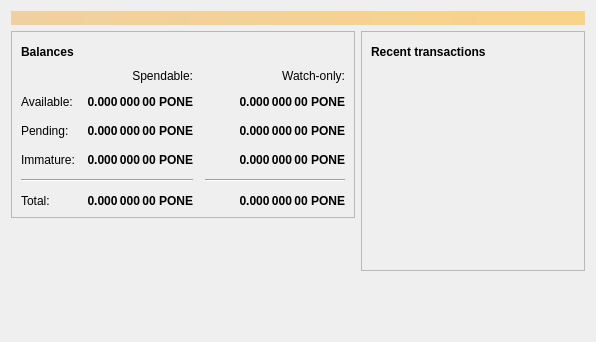
<?xml version="1.0" encoding="UTF-8"?>
<ui version="4.0">
 <class>OverviewPage</class>
 <widget class="QWidget" name="OverviewPage">
  <property name="geometry">
   <rect>
    <x>0</x>
    <y>0</y>
    <width>596</width>
    <height>342</height>
   </rect>
  </property>
  <property name="windowTitle">
   <string>Form</string>
  </property>
  <layout class="QVBoxLayout" name="topLayout">
   <item>
    <widget class="QLabel" name="labelAlerts">
     <property name="visible">
      <bool>false</bool>
     </property>
     <property name="styleSheet">
      <string notr="true">QLabel { background-color: qlineargradient(x1: 0, y1: 0, x2: 1, y2: 0, stop:0 #F0D0A0, stop:1 #F8D488); color:#000000; }</string>
     </property>
     <property name="wordWrap">
      <bool>true</bool>
     </property>
     <property name="margin">
      <number>3</number>
     </property>
     <property name="textInteractionFlags">
      <set>Qt::TextSelectableByMouse</set>
     </property>
    </widget>
   </item>
   <item>
    <layout class="QHBoxLayout" name="horizontalLayout" stretch="1,1">
     <item>
      <layout class="QVBoxLayout" name="verticalLayout_2">
       <item>
        <widget class="QFrame" name="frame">
         <property name="frameShape">
          <enum>QFrame::StyledPanel</enum>
         </property>
         <property name="frameShadow">
          <enum>QFrame::Raised</enum>
         </property>
         <layout class="QVBoxLayout" name="verticalLayout_4">
          <item>
           <layout class="QHBoxLayout" name="horizontalLayout_4">
            <item>
             <widget class="QLabel" name="label_5">
              <property name="font">
               <font>
                <weight>75</weight>
                <bold>true</bold>
               </font>
              </property>
              <property name="text">
               <string>Balances</string>
              </property>
             </widget>
            </item>
            <item>
             <widget class="QPushButton" name="labelWalletStatus">
              <property name="enabled">
               <bool>true</bool>
              </property>
              <property name="maximumSize">
               <size>
                <width>30</width>
                <height>16777215</height>
               </size>
              </property>
              <property name="toolTip">
               <string>The displayed information may be out of date. Your wallet automatically synchronizes with the PlayerOnecoin network after a connection is established, but this process has not completed yet.</string>
              </property>
              <property name="text">
               <string/>
              </property>
              <property name="icon">
               <iconset resource="../bitcoin.qrc">
                <normaloff>:/icons/warning</normaloff>
                <disabledoff>:/icons/warning</disabledoff>:/icons/warning</iconset>
              </property>
              <property name="iconSize">
               <size>
                <width>24</width>
                <height>24</height>
               </size>
              </property>
              <property name="flat">
               <bool>true</bool>
              </property>
             </widget>
            </item>
            <item>
             <spacer name="horizontalSpacer_3">
              <property name="orientation">
               <enum>Qt::Horizontal</enum>
              </property>
              <property name="sizeHint" stdset="0">
               <size>
                <width>40</width>
                <height>20</height>
               </size>
              </property>
             </spacer>
            </item>
           </layout>
          </item>
          <item>
           <layout class="QGridLayout" name="gridLayout">
            <property name="spacing">
             <number>12</number>
            </property>
            <item row="2" column="2">
             <widget class="QLabel" name="labelWatchPending">
              <property name="font">
               <font>
                <weight>75</weight>
                <bold>true</bold>
               </font>
              </property>
              <property name="cursor">
               <cursorShape>IBeamCursor</cursorShape>
              </property>
              <property name="toolTip">
               <string>Unconfirmed transactions to watch-only addresses</string>
              </property>
              <property name="text">
               <string notr="true">0.000 000 00 PONE</string>
              </property>
              <property name="alignment">
               <set>Qt::AlignRight|Qt::AlignTrailing|Qt::AlignVCenter</set>
              </property>
              <property name="textInteractionFlags">
               <set>Qt::LinksAccessibleByMouse|Qt::TextSelectableByKeyboard|Qt::TextSelectableByMouse</set>
              </property>
             </widget>
            </item>
            <item row="2" column="1">
             <widget class="QLabel" name="labelUnconfirmed">
              <property name="font">
               <font>
                <weight>75</weight>
                <bold>true</bold>
               </font>
              </property>
              <property name="cursor">
               <cursorShape>IBeamCursor</cursorShape>
              </property>
              <property name="toolTip">
               <string>Total of transactions that have yet to be confirmed, and do not yet count toward the spendable balance</string>
              </property>
              <property name="text">
               <string notr="true">0.000 000 00 PONE</string>
              </property>
              <property name="alignment">
               <set>Qt::AlignRight|Qt::AlignTrailing|Qt::AlignVCenter</set>
              </property>
              <property name="textInteractionFlags">
               <set>Qt::LinksAccessibleByMouse|Qt::TextSelectableByKeyboard|Qt::TextSelectableByMouse</set>
              </property>
             </widget>
            </item>
            <item row="3" column="2">
             <widget class="QLabel" name="labelWatchImmature">
              <property name="font">
               <font>
                <weight>75</weight>
                <bold>true</bold>
               </font>
              </property>
              <property name="cursor">
               <cursorShape>IBeamCursor</cursorShape>
              </property>
              <property name="toolTip">
               <string>Mined balance in watch-only addresses that has not yet matured</string>
              </property>
              <property name="text">
               <string notr="true">0.000 000 00 PONE</string>
              </property>
              <property name="alignment">
               <set>Qt::AlignRight|Qt::AlignTrailing|Qt::AlignVCenter</set>
              </property>
              <property name="textInteractionFlags">
               <set>Qt::LinksAccessibleByMouse|Qt::TextSelectableByKeyboard|Qt::TextSelectableByMouse</set>
              </property>
             </widget>
            </item>
            <item row="4" column="0" colspan="2">
             <widget class="Line" name="line">
              <property name="orientation">
               <enum>Qt::Horizontal</enum>
              </property>
             </widget>
            </item>
            <item row="4" column="2">
             <widget class="Line" name="lineWatchBalance">
              <property name="sizePolicy">
               <sizepolicy hsizetype="Preferred" vsizetype="Fixed">
                <horstretch>0</horstretch>
                <verstretch>0</verstretch>
               </sizepolicy>
              </property>
              <property name="minimumSize">
               <size>
                <width>140</width>
                <height>0</height>
               </size>
              </property>
              <property name="orientation">
               <enum>Qt::Horizontal</enum>
              </property>
             </widget>
            </item>
            <item row="5" column="0">
             <widget class="QLabel" name="labelTotalText">
              <property name="text">
               <string>Total:</string>
              </property>
             </widget>
            </item>
            <item row="3" column="1">
             <widget class="QLabel" name="labelImmature">
              <property name="font">
               <font>
                <weight>75</weight>
                <bold>true</bold>
               </font>
              </property>
              <property name="cursor">
               <cursorShape>IBeamCursor</cursorShape>
              </property>
              <property name="toolTip">
               <string>Mined balance that has not yet matured</string>
              </property>
              <property name="text">
               <string notr="true">0.000 000 00 PONE</string>
              </property>
              <property name="alignment">
               <set>Qt::AlignRight|Qt::AlignTrailing|Qt::AlignVCenter</set>
              </property>
              <property name="textInteractionFlags">
               <set>Qt::LinksAccessibleByMouse|Qt::TextSelectableByKeyboard|Qt::TextSelectableByMouse</set>
              </property>
             </widget>
            </item>
            <item row="2" column="3">
             <spacer name="horizontalSpacer_2">
              <property name="orientation">
               <enum>Qt::Horizontal</enum>
              </property>
              <property name="sizeHint" stdset="0">
               <size>
                <width>40</width>
                <height>20</height>
               </size>
              </property>
             </spacer>
            </item>
            <item row="3" column="0">
             <widget class="QLabel" name="labelImmatureText">
              <property name="text">
               <string>Immature:</string>
              </property>
             </widget>
            </item>
            <item row="5" column="1">
             <widget class="QLabel" name="labelTotal">
              <property name="font">
               <font>
                <weight>75</weight>
                <bold>true</bold>
               </font>
              </property>
              <property name="cursor">
               <cursorShape>IBeamCursor</cursorShape>
              </property>
              <property name="toolTip">
               <string>Your current total balance</string>
              </property>
              <property name="text">
               <string notr="true">0.000 000 00 PONE</string>
              </property>
              <property name="alignment">
               <set>Qt::AlignRight|Qt::AlignTrailing|Qt::AlignVCenter</set>
              </property>
              <property name="textInteractionFlags">
               <set>Qt::LinksAccessibleByMouse|Qt::TextSelectableByKeyboard|Qt::TextSelectableByMouse</set>
              </property>
             </widget>
            </item>
            <item row="5" column="2">
             <widget class="QLabel" name="labelWatchTotal">
              <property name="font">
               <font>
                <weight>75</weight>
                <bold>true</bold>
               </font>
              </property>
              <property name="cursor">
               <cursorShape>IBeamCursor</cursorShape>
              </property>
              <property name="toolTip">
               <string>Current total balance in watch-only addresses</string>
              </property>
              <property name="text">
               <string notr="true">0.000 000 00 PONE</string>
              </property>
              <property name="alignment">
               <set>Qt::AlignRight|Qt::AlignTrailing|Qt::AlignVCenter</set>
              </property>
              <property name="textInteractionFlags">
               <set>Qt::LinksAccessibleByMouse|Qt::TextSelectableByKeyboard|Qt::TextSelectableByMouse</set>
              </property>
             </widget>
            </item>
            <item row="0" column="2">
             <widget class="QLabel" name="labelWatchonly">
              <property name="text">
               <string>Watch-only:</string>
              </property>
              <property name="alignment">
               <set>Qt::AlignRight|Qt::AlignTrailing|Qt::AlignVCenter</set>
              </property>
             </widget>
            </item>
            <item row="1" column="0">
             <widget class="QLabel" name="labelBalanceText">
              <property name="text">
               <string>Available:</string>
              </property>
             </widget>
            </item>
            <item row="1" column="1">
             <widget class="QLabel" name="labelBalance">
              <property name="font">
               <font>
                <weight>75</weight>
                <bold>true</bold>
               </font>
              </property>
              <property name="cursor">
               <cursorShape>IBeamCursor</cursorShape>
              </property>
              <property name="toolTip">
               <string>Your current spendable balance</string>
              </property>
              <property name="text">
               <string notr="true">0.000 000 00 PONE</string>
              </property>
              <property name="alignment">
               <set>Qt::AlignRight|Qt::AlignTrailing|Qt::AlignVCenter</set>
              </property>
              <property name="textInteractionFlags">
               <set>Qt::LinksAccessibleByMouse|Qt::TextSelectableByKeyboard|Qt::TextSelectableByMouse</set>
              </property>
             </widget>
            </item>
            <item row="1" column="2">
             <widget class="QLabel" name="labelWatchAvailable">
              <property name="font">
               <font>
                <weight>75</weight>
                <bold>true</bold>
               </font>
              </property>
              <property name="cursor">
               <cursorShape>IBeamCursor</cursorShape>
              </property>
              <property name="toolTip">
               <string>Your current balance in watch-only addresses</string>
              </property>
              <property name="text">
               <string notr="true">0.000 000 00 PONE</string>
              </property>
              <property name="alignment">
               <set>Qt::AlignRight|Qt::AlignTrailing|Qt::AlignVCenter</set>
              </property>
              <property name="textInteractionFlags">
               <set>Qt::LinksAccessibleByMouse|Qt::TextSelectableByKeyboard|Qt::TextSelectableByMouse</set>
              </property>
             </widget>
            </item>
            <item row="2" column="0">
             <widget class="QLabel" name="labelPendingText">
              <property name="text">
               <string>Pending:</string>
              </property>
             </widget>
            </item>
            <item row="0" column="1">
             <widget class="QLabel" name="labelSpendable">
              <property name="text">
               <string>Spendable:</string>
              </property>
              <property name="alignment">
               <set>Qt::AlignRight|Qt::AlignTrailing|Qt::AlignVCenter</set>
              </property>
             </widget>
            </item>
           </layout>
          </item>
         </layout>
        </widget>
       </item>
       <item>
        <spacer name="verticalSpacer">
         <property name="orientation">
          <enum>Qt::Vertical</enum>
         </property>
         <property name="sizeHint" stdset="0">
          <size>
           <width>20</width>
           <height>40</height>
          </size>
         </property>
        </spacer>
       </item>
      </layout>
     </item>
     <item>
      <layout class="QVBoxLayout" name="verticalLayout_3">
       <item>
        <widget class="QFrame" name="frame_2">
         <property name="frameShape">
          <enum>QFrame::StyledPanel</enum>
         </property>
         <property name="frameShadow">
          <enum>QFrame::Raised</enum>
         </property>
         <layout class="QVBoxLayout" name="verticalLayout">
          <item>
           <layout class="QHBoxLayout" name="horizontalLayout_2">
            <item>
             <widget class="QLabel" name="label_4">
              <property name="font">
               <font>
                <weight>75</weight>
                <bold>true</bold>
               </font>
              </property>
              <property name="text">
               <string>Recent transactions</string>
              </property>
             </widget>
            </item>
            <item>
             <widget class="QPushButton" name="labelTransactionsStatus">
              <property name="enabled">
               <bool>true</bool>
              </property>
              <property name="maximumSize">
               <size>
                <width>30</width>
                <height>16777215</height>
               </size>
              </property>
              <property name="toolTip">
               <string>The displayed information may be out of date. Your wallet automatically synchronizes with the PlayerOnecoin network after a connection is established, but this process has not completed yet.</string>
              </property>
              <property name="text">
               <string/>
              </property>
              <property name="icon">
               <iconset resource="../bitcoin.qrc">
                <normaloff>:/icons/warning</normaloff>
                <disabledoff>:/icons/warning</disabledoff>:/icons/warning</iconset>
              </property>
              <property name="iconSize">
               <size>
                <width>24</width>
                <height>24</height>
               </size>
              </property>
              <property name="flat">
               <bool>true</bool>
              </property>
             </widget>
            </item>
            <item>
             <spacer name="horizontalSpacer">
              <property name="orientation">
               <enum>Qt::Horizontal</enum>
              </property>
              <property name="sizeHint" stdset="0">
               <size>
                <width>40</width>
                <height>20</height>
               </size>
              </property>
             </spacer>
            </item>
           </layout>
          </item>
          <item>
           <widget class="QListView" name="listTransactions">
            <property name="styleSheet">
             <string notr="true">QListView { background: transparent; }</string>
            </property>
            <property name="frameShape">
             <enum>QFrame::NoFrame</enum>
            </property>
            <property name="verticalScrollBarPolicy">
             <enum>Qt::ScrollBarAlwaysOff</enum>
            </property>
            <property name="horizontalScrollBarPolicy">
             <enum>Qt::ScrollBarAlwaysOff</enum>
            </property>
            <property name="selectionMode">
             <enum>QAbstractItemView::NoSelection</enum>
            </property>
           </widget>
          </item>
         </layout>
        </widget>
       </item>
       <item>
        <spacer name="verticalSpacer_2">
         <property name="orientation">
          <enum>Qt::Vertical</enum>
         </property>
         <property name="sizeHint" stdset="0">
          <size>
           <width>20</width>
           <height>40</height>
          </size>
         </property>
        </spacer>
       </item>
      </layout>
     </item>
    </layout>
   </item>
  </layout>
 </widget>
 <resources/>
 <connections/>
</ui>
